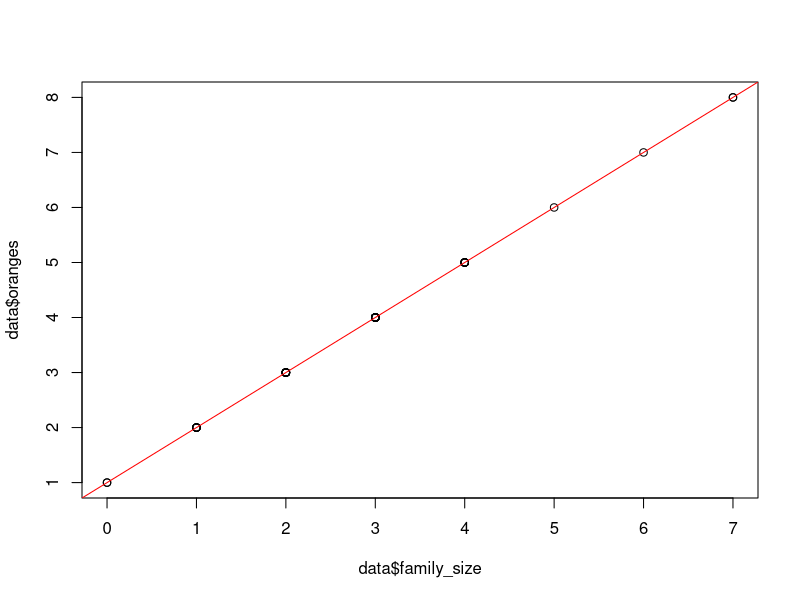
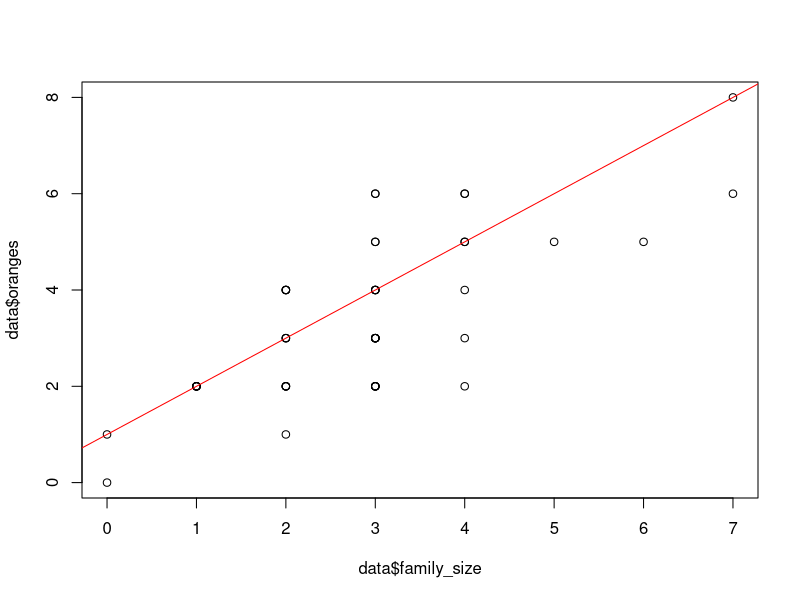
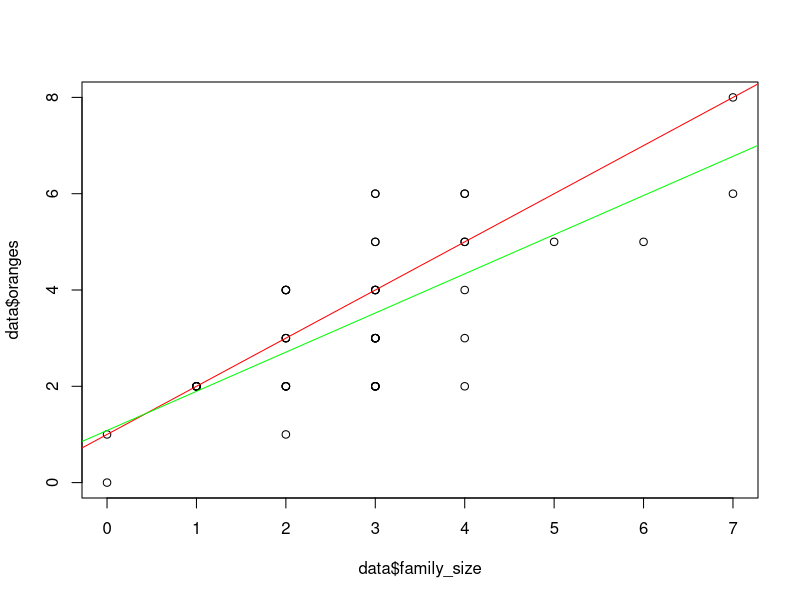
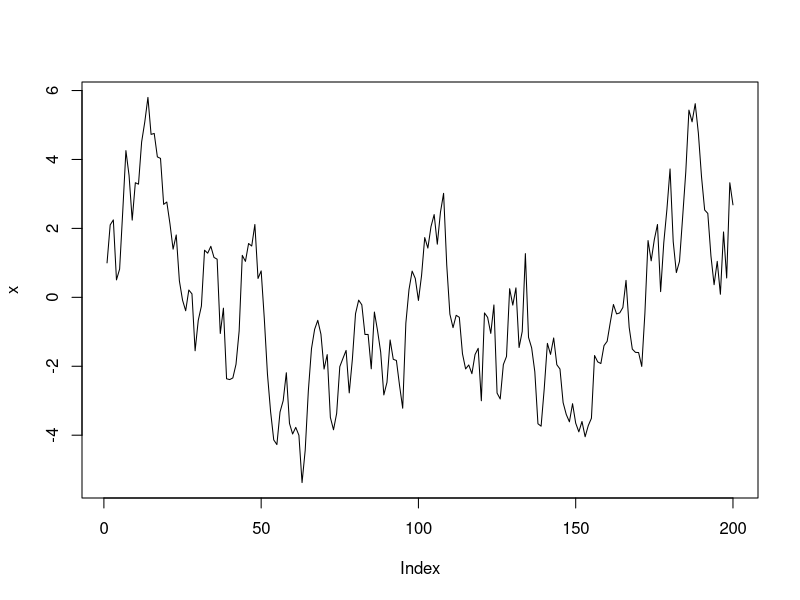

Source code (R) for these figures, in order:
# ======================================================
# Ekonometria
# Laboratoria 1 - 02.03.2026
# ======================================================

library(dplyr)

# ======================================================
# ===== Zadanie 1 =====
# ======================================================
# zależność wprost proporcjonalna

set.seed(111)
data <- data.frame(
  family_size = rpois(50, 3)
) %>% mutate(oranges = family_size+1)

plot(data$family_size, data$oranges)
abline(a=1, b=1, col="red")
cor(data$family_size, data$oranges)

# ======================================================
# ===== Zadanie 2 =====
# ======================================================
# wprowadzam trochę losowości
# 0 - nie lubi pomarańczy z prawdopodobieństwem 30%
# 1 - chce 1 pomarańcze z prawdopodobieństwem 50%
# 2 - chce 2 pomarańcze z prawdopodobieństwem 20%

get_preference = function(family_size){
  sapply(family_size, function(x) {
    sum(sample(c(0, 1, 2), size = x, replace = T, prob = c(0.3, 0.5, 0.2)))
  }
  )
}

set.seed(123)
data <- data %>% mutate(oranges = get_preference(family_size+1))

plot(data$family_size, data$oranges)
abline(a=1, b=1, col="red")

cor(data$family_size, data$oranges)

# y = a + bx + e
# Metoda najmniejszych kwadratow: (y - a - bx)^2 -> min
data$y_drop = data$family_size + 1
data$e = data$oranges - data$y_drop #błedy
sum(data$e^2)

# MNK
model <- lm(oranges ~ family_size, data)

plot(data$family_size, data$oranges)
abline(a=1, b=1, col="red")
abline(a=model$coefficients[1], b=model$coefficients[2], col="green")

sum(model$residuals^2)

summary(data)
summary(model)

# t = (m - m0)/S*sqrt(n) ~ tS(n-1) (rozkład t-Studenta, test istotności)
1.0823/0.3473 # Estimate/Error

# Współczynnik determinacji: R^2 (R-Squared) - uzasadnia jak model eee idk
# Test Łącznej istotności wszystkich zmiennych: F-Statistic

# ======================================================
# ===== Zadanie 3 =====
# ======================================================
# wyprzedaż:
# wersja I (liniowa): jeśli jest wyprzedaż, ludzie biorą jedną pomarańczę więcej
# wersja II: interakcyjna - więcej pomarańczy na każdego kupującego

set.seed(456)
data$sale = sample(c(0, 1), 50, replace = T, prob = c(0.7, 0.3))

data$oranges = get_preference(data$family_size+1) + data$sale

model <- lm(oranges ~ . -y_drop -e, data) # kropka to wszystkie zmienne minus tych których nie używamy
model <- lm(oranges ~ family_size+sale, data)
model <- lm(oranges ~ -1 +  family_size, data)

summary(model) #o jeden czlonek rodziny wiecej -> o .96 wieksze zakupy

# y = a + bx + cz + e
data$oranges = get_preference(data$family_size + 1)*( 1+ data$sale)

model <- lm(oranges ~ family_size*sale, data)
summary(model) #z kazda osoba wiecej w rodzinie mamy o 0.75 zakupow wiecej a gdy jest wyprzedaz to o 0.86

model <- lm(oranges ~ family_size+sale, data)
summary(model)

# wspołliniowość - gdy jedna zmienna jest kombinacją innej
data$z = 4 + 3*data$family_size
model <- lm(oranges ~ family_size + sale + z, data)
summary(model) # NA - pelna wspolliniowosc, nie da sie tego obliczyc

data$z = 4 + 3*data$family_size + rnorm(50, 0.5)
model <- lm(oranges ~ family_size + sale + z, data)
summary(model)

# ======================================================
# ===== Zadanie 4 =====
# ======================================================
set.seed(789)
#czy temperatura wplywa na to czy ludzie kupuja pomarancze

data$temp = rnorm(50, 15, 5)

model <- lm(oranges ~ family_size*sale + temp, data)
summary(model)$coefficients[3,4] #p-value

# Zadanie do samodzielnej pracy
# symulacja 1000 razy
# losowanie zmiennej niepowiązanej z y
# estymacja modelu
# liczymy ile razy p-value tej zmiennej było mniejsze niż 5%

# !!! NIEUZYTECZNE ale fajna funkcja
overall_p <- function(my_model) {
  f <- summary(my_model)$fstatistic
  p <- pf(f[1],f[2],f[3],lower.tail=F)
  attributes(p) <- NULL
  return(p)
}

count <- 0
for(i in 1:1000) {
  a <- sample(1:100, 50)
  model <- lm(oranges ~ family_size + a, data)
  # czy "a" jest istotne
  if(summary(model)$coefficients[3,4]<0.05) {
    count <- count + 1
  }
}
print(count)

# ======================================================
# ===== Zadanie 5 =====
# ======================================================

# regresja pozorna (zalezne od trendow czasowych)

count <- 0
for(j in 1:1000) {
  x <- vector()
  y <- vector()
  
  x[1] = 1
  y[1] = 1
  
  for(i in 2:200) {
    x[i] = 0.9*x[i-1] + rnorm(1)
    y[i] = 0.9*y[i-1] + rnorm(1)
  }
  
  model <- lm(y ~ x)
  if(summary(model)$coefficients[2.4] < 0.05) count <- count + 1
}
count

# wykres
x <- vector()
y <- vector()

x[1] = 1
y[1] = 1

for(i in 2:200) {
  x[i] = 0.9*x[i-1] + rnorm(1)
  y[i] = 0.9*y[i-1] + rnorm(1)
}

plot(x, type="l")
